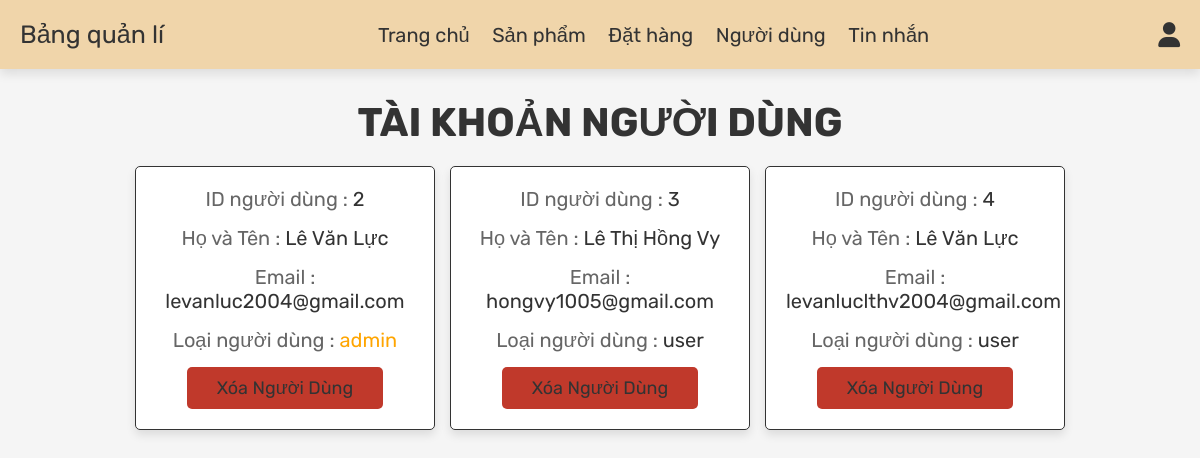
Screenshot of /admin_users.php (signed in) with the database file from the repository.
### tables this page shows
CREATE TABLE `users` (
  `id` int(100) NOT NULL,
  `name` varchar(100) NOT NULL,
  `email` varchar(100) NOT NULL,
  `password` varchar(100) NOT NULL,
  `user_type` varchar(20) NOT NULL DEFAULT 'user'
);

### admin_users.php (the view, shortened to what this page needs)
<?php
include 'config.php';
?>
<!DOCTYPE html>
<html lang="en">
<head>
   <link rel="stylesheet" href="https://cdnjs.cloudflare.com/ajax/libs/font-awesome/6.0.0/css/all.min.css">
   <link rel="stylesheet" href="css/admin_style.css">
</head>
<body>
<?php include 'admin_header.php'; ?>
<section class="users">
   <h1 class="title"> Tài khoản người dùng </h1>
   <div class="box-container">
      <?php
         $select_users = mysqli_query($conn, "SELECT * FROM `users`") or die('query failed');
         while($fetch_users = mysqli_fetch_assoc($select_users)){
      ?>
      <div class="box">
         <p>  ID người dùng :
         <span><?php echo $fetch_users['id']; ?> </span> </p>
         <p> Họ và Tên : <span><?php echo $fetch_users['name']; ?> </span> </p>
         <p> Email : <span><?php echo $fetch_users['email']; ?> </span> </p>
         <p> Loại người dùng : <span style="color:
         <?php if($fetch_users['user_type'] == 'admin'){
             echo 'var(--orange)'; } ?>">
             <?php echo $fetch_users['user_type']; ?> </span> </p>
         <a href="admin_users.php?delete=<?php echo $fetch_users['id']; ?>" onclick="return confirm('Xóa người dùng này?');" class="delete-btn">Xóa người dùng</a>
      </div>
      <?php
         };
      ?>
   </div>
</section>
</body>
</html>

### css/admin_style.css (style rules this page uses)
:root { --blue :#281f9e; --red:#c0392b; --green:#12f31d; --black:#333; --white:#fff; --gotrang:#f0d5aa; --light-color:#666; --light-white:#ccc; --light-bg:#f5f5f5; --border:.1rem solid var(--black); --box-shadow:0 .5rem 1rem rgba(0,0,0,.1); --orange :#FFA500; }
* { font-family: 'Rubik', sans-serif; margin:0; padding:0; box-sizing: border-box; outline: none; border:none; text-decoration: none; transition:all .2s linear; }
html { font-size: 62.5%; overflow-x: hidden; }
body { background-color: var(--light-bg); }
section { padding:3rem 2rem; }
.title { text-align: center; margin-bottom: 2rem; text-transform: uppercase; color:var(--black); font-size: 4rem; }
.btn, .option-btn, .delete-btn, .white-btn { display: inline-block; margin-top: 1rem; padding:1rem 3rem; cursor: pointer; color:var(--black); font-size: 1.8rem; border-radius: .5rem; text-transform: capitalize; }
.delete-btn { background-color: var(--red); }
.users .box-container { display: grid; grid-template-columns: repeat(auto-fit, 30rem); justify-content: center; gap:1.5rem; max-width: 1200px; margin:0 auto; align-items: flex-start; }
.users .box-container .box { background-color: var(--white); padding:2rem; border:var(--border); box-shadow: var(--box-shadow); border-radius: .5rem; text-align: center; }
.users .box-container .box p { padding-bottom: 1.5rem; font-size: 2rem; color:var(--light-color); }
.users .box-container .box p span { color:var(--black); }
.users .box-container .box .delete-btn { margin-top: 0; }

### rows the page displays
users: id "2", name "Lê Văn Lực", email "levanluc2004@gmail.com", user_type "admin"
users: id "3", name "Lê Thị Hồng Vy", email "hongvy1005@gmail.com", user_type "user"
users: id "4", name "Lê Văn Lực", email "levanluclthv2004@gmail.com", user_type "user"
